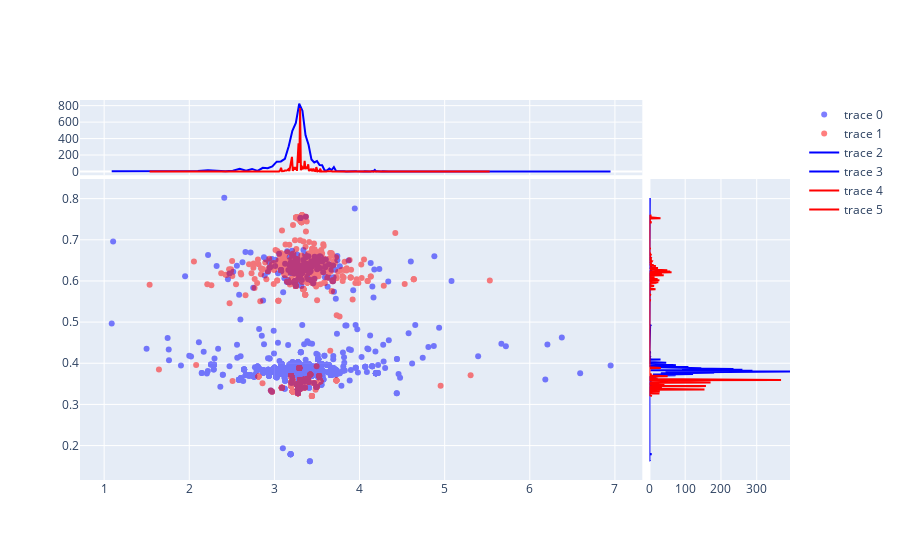

The code cell stored with this chart in its notebook:
### Code cell
import plotly.graph_objects as go
from plotly.subplots import make_subplots

t_gc_counts,t_gc_div = np.histogram(it.df[it.df.parse_lineage == "target"].gc, bins=1000)
t_cov_counts,t_cov_div = np.histogram(it.df[it.df.parse_lineage == "target"].coverage, bins=1000)

nt_gc_counts,nt_gc_div = np.histogram(it.df[it.df.parse_lineage == "nontarget"].gc, bins=1000)
nt_cov_counts,nt_cov_div = np.histogram(it.df[it.df.parse_lineage == "nontarget"].coverage, bins=1000)

fig = make_subplots(rows=2, cols=2, column_widths=[0.8,0.2], row_heights=[0.2,0.8], 
                    shared_xaxes=True, shared_yaxes=True, vertical_spacing=0.01, horizontal_spacing=0.01)  
fig.add_trace ( go.Scatter(x=np.log(it.df[it.df.parse_lineage == "target"].coverage),
                y=it.df[it.df.parse_lineage == "target"].gc, mode="markers", marker=dict(color="blue"),
                          opacity=0.5), row=2, col=1)
fig.add_trace ( go.Scatter(x=np.log(it.df[it.df.parse_lineage == "nontarget"].coverage),
                y=it.df[it.df.parse_lineage == "nontarget"].gc, mode="markers", marker=dict(color="red"),
                          opacity=0.5), row=2, col=1)

fig.add_trace( go.Scatter(x=np.log(t_cov_div), y=t_cov_counts, line=dict(color="blue")), row=1, col=1)
fig.add_trace( go.Scatter(x=t_gc_counts, y=t_gc_div, line=dict(color="blue")), row=2, col=2)

fig.add_trace( go.Scatter(x=np.log(nt_cov_div), y=nt_cov_counts, line=dict(color="red")), row=1, col=1)
fig.add_trace( go.Scatter(x=nt_gc_counts, y=nt_gc_div, line=dict(color="red")), row=2, col=2)

fig.show()

### Figure 1 — Plotly figure (JSON) as saved in the notebook; plotly's stock layout.template omitted (floating-point values rounded to 4 significant figures; data arrays with more than 128 entries replaced by an {"elided": "..."} marker saying what was removed)
{"data": [{"marker": {"color": "blue"}, "mode": "markers", "opacity": 0.5, "type": "scatter", "x": {"elided": "5151 float values"}, "xaxis": "x3", "y": {"elided": "5151 float values"}, "yaxis": "y3"}, {"marker": {"color": "red"}, "mode": "markers", "opacity": 0.5, "type": "scatter", "x": {"elided": "3157 float values"}, "xaxis": "x3", "y": {"elided": "3157 float values"}, "yaxis": "y3"}, {"line": {"color": "blue"}, "type": "scatter", "x": {"elided": "1001 float values"}, "xaxis": "x", "y": {"elided": "1000 int values"}, "yaxis": "y"}, {"line": {"color": "blue"}, "type": "scatter", "x": {"elided": "1000 int values"}, "xaxis": "x4", "y": {"elided": "1001 float values"}, "yaxis": "y4"}, {"line": {"color": "red"}, "type": "scatter", "x": {"elided": "1001 float values"}, "xaxis": "x", "y": {"elided": "1000 int values"}, "yaxis": "y"}, {"line": {"color": "red"}, "type": "scatter", "x": {"elided": "1000 int values"}, "xaxis": "x4", "y": {"elided": "1001 float values"}, "yaxis": "y4"}], "layout": {"xaxis": {"anchor": "y", "domain": [0, 0.792], "matches": "x3", "showticklabels": false}, "xaxis2": {"anchor": "y2", "domain": [0.802, 1], "matches": "x4", "showticklabels": false}, "xaxis3": {"anchor": "y3", "domain": [0, 0.792]}, "xaxis4": {"anchor": "y4", "domain": [0.802, 1]}, "yaxis": {"anchor": "x", "domain": [0.802, 1]}, "yaxis2": {"anchor": "x2", "domain": [0.802, 1], "matches": "y", "showticklabels": false}, "yaxis3": {"anchor": "x3", "domain": [0, 0.792]}, "yaxis4": {"anchor": "x4", "domain": [0, 0.792], "matches": "y3", "showticklabels": false}}}
